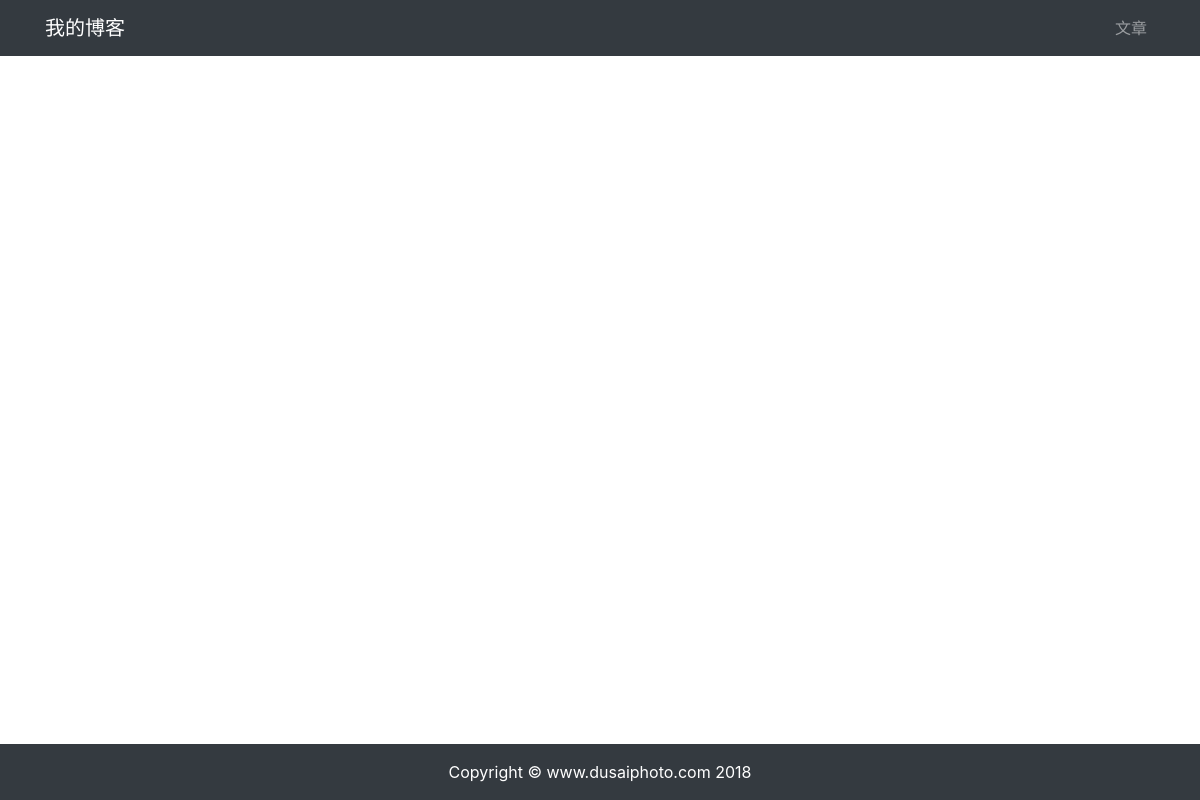
Page /article/article-list/ on the earlier database version.
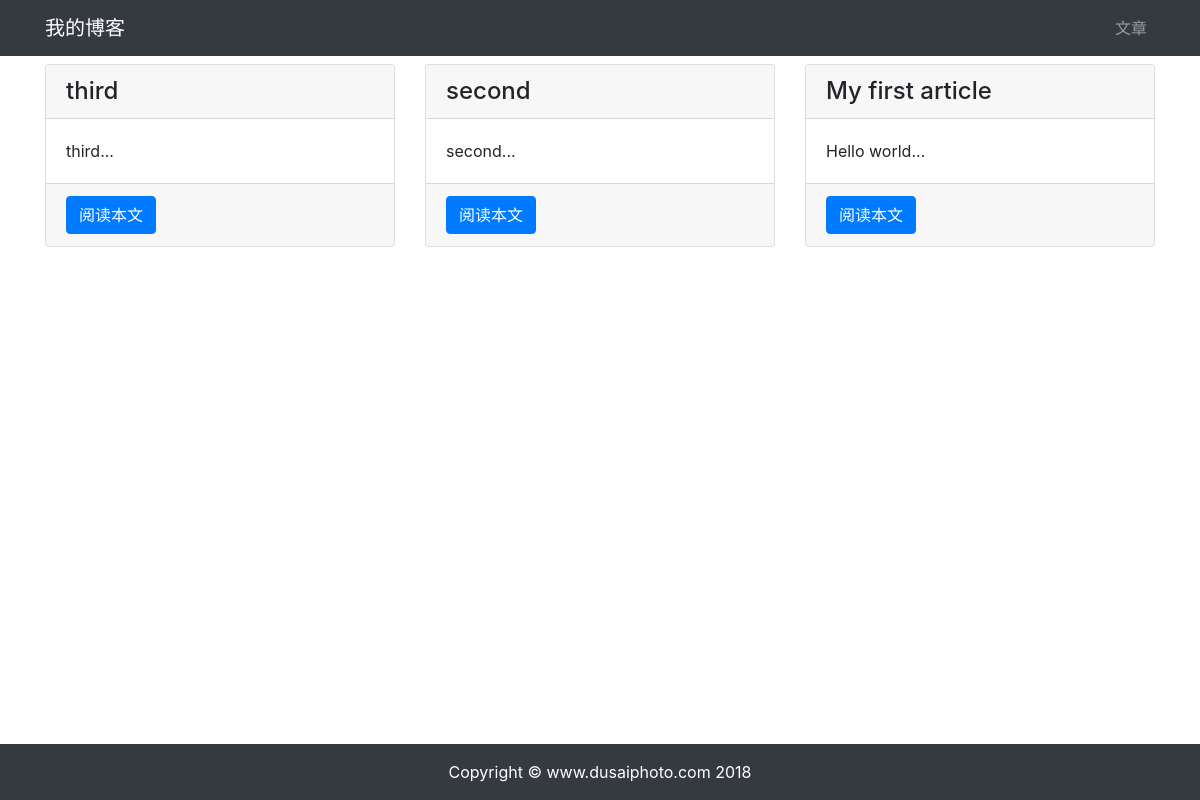
Same page on the later database version.
### article/models.py (models this page shows, shortened)
class ArticlePost(models.Model):
    author = models.ForeignKey(User, on_delete=models.CASCADE)
    title = models.CharField(max_length=100)
    body = models.TextField()
    created = models.DateTimeField(default=timezone.now)
    updated = models.DateTimeField(auto_now=True)
    class Meta:
      ordering = ('-created',)

### article/views.py (the view)
# urls.py: path('article-list/', views.article_list, name='article_list'),
def article_list(request):
  articles = ArticlePost.objects.all()
  context = { 'articles': articles }
  return render(request, 'article/list.html', context)

### templates/article/list.html (shortened to what this page needs)
{% extends "base.html" %}
{% load staticfiles %}
{% block content %}
<div class="container">
  <div class="row mt-2">
    {% for article in articles %}
    <div class="col-4 mb-4">
      <div class="card h-100">
        <h4 class="card-header">{{ article.title }}</h4>
        <div class="card-body">
          <p class="card-text">{{ article.body|slice:'100' }}...</p>
        </div>
        <div class="card-footer">
          <a href="{% url 'article:article_detail' article.id %}" class="btn btn-primary">阅读本文</a>
        </div>
      </div>
    </div>
    {% endfor %}
  </div>
</div>
{% endblock content %}

### templates/base.html (shortened to what this page needs)
{% load staticfiles %}
<!DOCTYPE html>
<html lang="zh-cn">
<head>
  <link rel="stylesheet" href="{% static 'bootstrap/css/bootstrap.min.css' %}">
  <link rel="stylesheet" href="{% static 'md_css/monokai.css' %}">
</head>
<body>
  {% include 'header.html' %}
  {% block content %}{% endblock content %}
  {% include 'footer.html' %}
</body>
</html>

### templates/header.html
<nav class="navbar navbar-expand-lg navbar-dark bg-dark">
  <div class="container">
    <a class = "navbar-brand" href="#">我的博客</a>
    <div>
      <ul class="navbar-nav">
        <li class="nav-item">
          <a class="nav-link" href="{% url 'article:article_list' %}">文章</a>
        </li>
      </ul>
    </div>
  </div>
</nav>

### templates/footer.html
{% load staticfiles %}
<div>
  <br><br><br>
</div>
<footer class="py-3 bg-dark fixed-bottom">
  <div class="container">
    <p class="m-0 text-center text-white">Copyright &copy; www.dusaiphoto.com 2018</p>
  </div>
</footer>

Differences in the rows shown:
added ArticlePost: title "third", body "third"
added ArticlePost: title "second", body "second"
added ArticlePost: title "My first article", body "Hello world"
